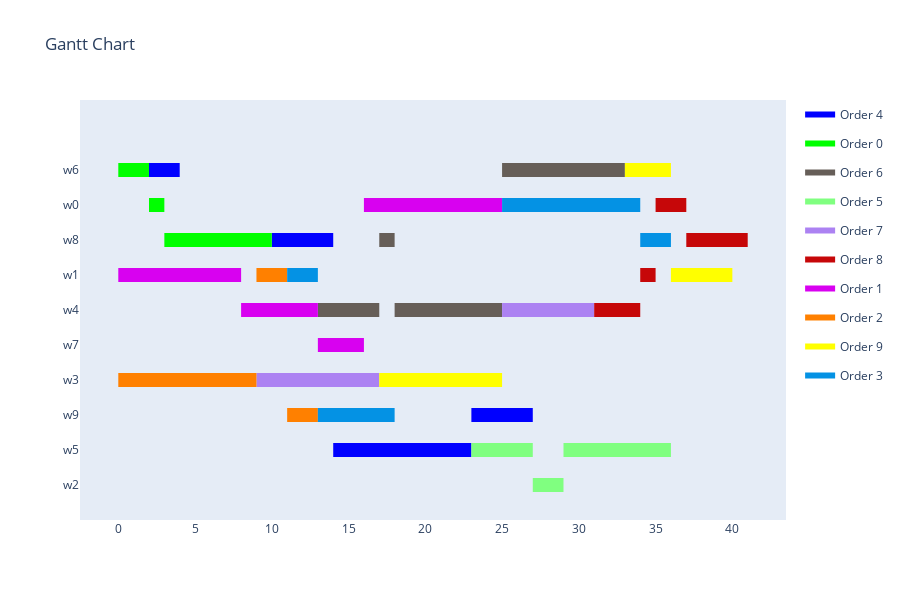

Notebook code cell kept with this figure:
### Markdown cell above
<h4>Visualize Schedule</h4>

### Code cell
visualize_schedule_demo(schedule, env, orders)

### Figure 1 — Plotly figure (JSON) as saved in the notebook; plotly's stock layout.template omitted (floating-point values rounded to 4 significant figures)
{"data": [{"fill": "toself", "fillcolor": "rgb(0, 0, 255)", "hoverinfo": "name", "legendgroup": "rgb(0, 0, 255)", "mode": "none", "name": "Order 4", "type": "scatter", "x": [2, 4, 4, 2, 2, 10, 14, 14, 10, 10, 23, 27, 27, 23, 23, 14, 23, 23, 14], "y": [8.8, 8.8, 9.2, 9.2, null, 6.8, 6.8, 7.2, 7.2, null, 1.8, 1.8, 2.2, 2.2, null, 0.8, 0.8, 1.2, 1.2]}, {"fill": "toself", "fillcolor": "rgb(0, 255, 0)", "hoverinfo": "name", "legendgroup": "rgb(0, 255, 0)", "mode": "none", "name": "Order 0", "type": "scatter", "x": [0, 2, 2, 0, 0, 2, 3, 3, 2, 2, 3, 6, 6, 3, 3, 6, 10, 10, 6], "y": [8.8, 8.8, 9.2, 9.2, null, 7.8, 7.8, 8.2, 8.2, null, 6.8, 6.8, 7.2, 7.2, null, 6.8, 6.8, 7.2, 7.2]}, {"fill": "toself", "fillcolor": "rgb(102, 94, 88)", "hoverinfo": "name", "legendgroup": "rgb(102, 94, 88)", "mode": "none", "name": "Order 6", "type": "scatter", "x": [25, 33, 33, 25, 25, 17, 18, 18, 17, 17, 13, 17, 17, 13, 13, 18, 25, 25, 18], "y": [8.8, 8.8, 9.2, 9.2, null, 6.8, 6.8, 7.2, 7.2, null, 4.8, 4.8, 5.2, 5.2, null, 4.8, 4.8, 5.2, 5.2]}, {"fill": "toself", "fillcolor": "rgb(128, 255, 128)", "hoverinfo": "name", "legendgroup": "rgb(128, 255, 128)", "mode": "none", "name": "Order 5", "type": "scatter", "x": [23, 25, 25, 23, 23, 25, 27, 27, 25, 25, 29, 36, 36, 29, 29, 27, 29, 29, 27], "y": [0.8, 0.8, 1.2, 1.2, null, 0.8, 0.8, 1.2, 1.2, null, 0.8, 0.8, 1.2, 1.2, null, -0.2, -0.2, 0.2, 0.2]}, {"fill": "toself", "fillcolor": "rgb(172, 130, 242)", "hoverinfo": "name", "legendgroup": "rgb(172, 130, 242)", "mode": "none", "name": "Order 7", "type": "scatter", "x": [25, 29, 29, 25, 25, 29, 31, 31, 29, 29, 9, 10, 10, 9, 9, 10, 17, 17, 10], "y": [4.8, 4.8, 5.2, 5.2, null, 4.8, 4.8, 5.2, 5.2, null, 2.8, 2.8, 3.2, 3.2, null, 2.8, 2.8, 3.2, 3.2]}, {"fill": "toself", "fillcolor": "rgb(198, 7, 9)", "hoverinfo": "name", "legendgroup": "rgb(198, 7, 9)", "mode": "none", "name": "Order 8", "type": "scatter", "x": [35, 37, 37, 35, 35, 37, 41, 41, 37, 37, 34, 35, 35, 34, 34, 31, 34, 34, 31], "y": [7.8, 7.8, 8.2, 8.2, null, 6.8, 6.8, 7.2, 7.2, null, 5.8, 5.8, 6.2, 6.2, null, 4.8, 4.8, 5.2, 5.2]}, {"fill": "toself", "fillcolor": "rgb(216, 1, 240)", "hoverinfo": "name", "legendgroup": "rgb(216, 1, 240)", "mode": "none", "name": "Order 1", "type": "scatter", "x": [16, 25, 25, 16, 16, 0, 8, 8, 0, 0, 8, 13, 13, 8, 8, 13, 16, 16, 13], "y": [7.8, 7.8, 8.2, 8.2, null, 5.8, 5.8, 6.2, 6.2, null, 4.8, 4.8, 5.2, 5.2, null, 3.8, 3.8, 4.2, 4.2]}, {"fill": "toself", "fillcolor": "rgb(255, 128, 0)", "hoverinfo": "name", "legendgroup": "rgb(255, 128, 0)", "mode": "none", "name": "Order 2", "type": "scatter", "x": [9, 11, 11, 9, 9, 0, 5, 5, 0, 0, 5, 9, 9, 5, 5, 11, 13, 13, 11], "y": [5.8, 5.8, 6.2, 6.2, null, 2.8, 2.8, 3.2, 3.2, null, 2.8, 2.8, 3.2, 3.2, null, 1.8, 1.8, 2.2, 2.2]}, {"fill": "toself", "fillcolor": "rgb(255, 255, 0)", "hoverinfo": "name", "legendgroup": "rgb(255, 255, 0)", "mode": "none", "name": "Order 9", "type": "scatter", "x": [33, 36, 36, 33, 33, 36, 40, 40, 36, 36, 17, 21, 21, 17, 17, 21, 25, 25, 21], "y": [8.8, 8.8, 9.2, 9.2, null, 5.8, 5.8, 6.2, 6.2, null, 2.8, 2.8, 3.2, 3.2, null, 2.8, 2.8, 3.2, 3.2]}, {"fill": "toself", "fillcolor": "rgb(4, 146, 228)", "hoverinfo": "name", "legendgroup": "rgb(4, 146, 228)", "mode": "none", "name": "Order 3", "type": "scatter", "x": [25, 34, 34, 25, 25, 34, 36, 36, 34, 34, 11, 13, 13, 11, 11, 13, 18, 18, 13], "y": [7.8, 7.8, 8.2, 8.2, null, 6.8, 6.8, 7.2, 7.2, null, 5.8, 5.8, 6.2, 6.2, null, 1.8, 1.8, 2.2, 2.2]}, {"legendgroup": "rgb(0, 0, 255)", "marker": {"color": "rgb(0, 0, 255)", "opacity": 0, "size": 1}, "mode": "markers", "name": "", "showlegend": false, "text": [null, null, null, null, null, null, null, null], "type": "scatter", "x": [2, 4, 10, 14, 23, 27, 14, 23], "y": [9, 9, 7, 7, 2, 2, 1, 1]}, {"legendgroup": "rgb(0, 255, 0)", "marker": {"color": "rgb(0, 255, 0)", "opacity": 0, "size": 1}, "mode": "markers", "name": "", "showlegend": false, "text": [null, null, null, null, null, null, null, null], "type": "scatter", "x": [0, 2, 2, 3, 3, 6, 6, 10], "y": [9, 9, 8, 8, 7, 7, 7, 7]}, {"legendgroup": "rgb(102, 94, 88)", "marker": {"color": "rgb(102, 94, 88)", "opacity": 0, "size": 1}, "mode": "markers", "name": "", "showlegend": false, "text": [null, null, null, null, null, null, null, null], "type": "scatter", "x": [25, 33, 17, 18, 13, 17, 18, 25], "y": [9, 9, 7, 7, 5, 5, 5, 5]}, {"legendgroup": "rgb(128, 255, 128)", "marker": {"color": "rgb(128, 255, 128)", "opacity": 0, "size": 1}, "mode": "markers", "name": "", "showlegend": false, "text": [null, null, null, null, null, null, null, null], "type": "scatter", "x": [23, 25, 25, 27, 29, 36, 27, 29], "y": [1, 1, 1, 1, 1, 1, 0, 0]}, {"legendgroup": "rgb(172, 130, 242)", "marker": {"color": "rgb(172, 130, 242)", "opacity": 0, "size": 1}, "mode": "markers", "name": "", "showlegend": false, "text": [null, null, null, null, null, null, null, null], "type": "scatter", "x": [25, 29, 29, 31, 9, 10, 10, 17], "y": [5, 5, 5, 5, 3, 3, 3, 3]}, {"legendgroup": "rgb(198, 7, 9)", "marker": {"color": "rgb(198, 7, 9)", "opacity": 0, "size": 1}, "mode": "markers", "name": "", "showlegend": false, "text": [null, null, null, null, null, null, null, null], "type": "scatter", "x": [35, 37, 37, 41, 34, 35, 31, 34], "y": [8, 8, 7, 7, 6, 6, 5, 5]}, {"legendgroup": "rgb(216, 1, 240)", "marker": {"color": "rgb(216, 1, 240)", "opacity": 0, "size": 1}, "mode": "markers", "name": "", "showlegend": false, "text": [null, null, null, null, null, null, null, null], "type": "scatter", "x": [16, 25, 0, 8, 8, 13, 13, 16], "y": [8, 8, 6, 6, 5, 5, 4, 4]}, {"legendgroup": "rgb(255, 128, 0)", "marker": {"color": "rgb(255, 128, 0)", "opacity": 0, "size": 1}, "mode": "markers", "name": "", "showlegend": false, "text": [null, null, null, null, null, null, null, null], "type": "scatter", "x": [9, 11, 0, 5, 5, 9, 11, 13], "y": [6, 6, 3, 3, 3, 3, 2, 2]}, {"legendgroup": "rgb(255, 255, 0)", "marker": {"color": "rgb(255, 255, 0)", "opacity": 0, "size": 1}, "mode": "markers", "name": "", "showlegend": false, "text": [null, null, null, null, null, null, null, null], "type": "scatter", "x": [33, 36, 36, 40, 17, 21, 21, 25], "y": [9, 9, 6, 6, 3, 3, 3, 3]}, {"legendgroup": "rgb(4, 146, 228)", "marker": {"color": "rgb(4, 146, 228)", "opacity": 0, "size": 1}, "mode": "markers", "name": "", "showlegend": false, "text": [null, null, null, null, null, null, null, null], "type": "scatter", "x": [25, 34, 34, 36, 11, 13, 13, 18], "y": [8, 8, 7, 7, 6, 6, 2, 2]}], "layout": {"height": 600, "hovermode": "closest", "showlegend": true, "title": {"text": "Gantt Chart"}, "xaxis": {"rangeselector": {"buttons": [{"count": 7, "label": "1w", "step": "day", "stepmode": "backward"}, {"count": 1, "label": "1m", "step": "month", "stepmode": "backward"}, {"count": 6, "label": "6m", "step": "month", "stepmode": "backward"}, {"count": 1, "label": "YTD", "step": "year", "stepmode": "todate"}, {"count": 1, "label": "1y", "step": "year", "stepmode": "backward"}, {"step": "all"}]}, "showgrid": false, "type": "linear", "zeroline": false}, "yaxis": {"autorange": false, "range": [-1, 11], "showgrid": false, "ticktext": ["w2", "w5", "w9", "w3", "w7", "w4", "w1", "w8", "w0", "w6"], "tickvals": [0, 1, 2, 3, 4, 5, 6, 7, 8, 9], "zeroline": false}}}
